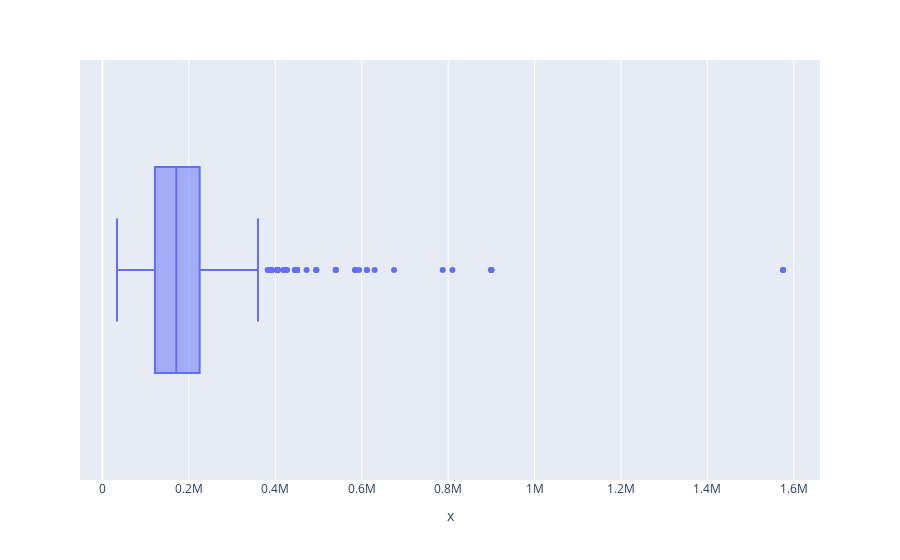

The code cell stored with this chart in its notebook:
### Markdown cell above
# Checking outliers

### Code cell
#As we can see Annual column have outliers
px.box(x=df['Annual_income'])

### Figure 1 — Plotly figure (JSON) as saved in the notebook; plotly's stock layout.template omitted (floating-point values rounded to 4 significant figures; data arrays with more than 128 entries replaced by an {"elided": "..."} marker saying what was removed)
{"data": [{"alignmentgroup": "True", "hovertemplate": "x=%{x}<extra></extra>", "legendgroup": "", "marker": {"color": "#636efa"}, "name": "", "notched": false, "offsetgroup": "", "orientation": "h", "showlegend": false, "type": "box", "x": {"elided": "1548 float values"}, "x0": " ", "xaxis": "x", "y0": " ", "yaxis": "y"}], "layout": {"boxmode": "group", "legend": {"tracegroupgap": 0}, "margin": {"t": 60}, "xaxis": {"anchor": "y", "domain": [0, 1], "title": {"text": "x"}}, "yaxis": {"anchor": "x", "domain": [0, 1]}}}
